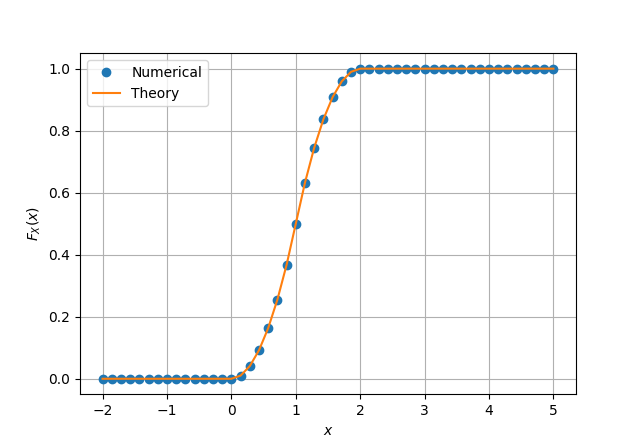

Write Python code to recreate this figure.
from cmath import sqrt
import numpy as np
import matplotlib.pyplot as plt
import math
import mpmath
import scipy
def cdf(x):
    if(x<0):
        x=0
    if(0<=x<=1):
        x=x*x/2
    if(1<x<=2):
        x=1-((2-x)**2)/2
    if(x>2):
        x=1
    return x

x = np.linspace(-2,5,50)#points on the x axis
simlen = int(1e6) #number of samples
err = [] #declaring probability list
#randvar = np.random.normal(0,1,simlen)
#randvar = np.loadtxt('uni.dat',dtype='double')
randvar = np.loadtxt('T.dat',dtype='double')
for i in range(0,50):
	err_ind = np.nonzero(randvar < x[i]) #checking probability condition
	err_n = np.size(err_ind) #computing the probability
	err.append(err_n/simlen) #storing the probability values in a list
vec_gau_cdf = scipy.vectorize(cdf)
plt.plot(x.T,err,"o")
plt.plot(x.T,vec_gau_cdf(x))
plt.grid() #creating the grid
plt.xlabel('$x$')
plt.ylabel('$F_X(x)$')

#if using termux
# plt.savefig('../figs/uni_cdf.pdf')
# plt.savefig('../figs/uni_cdf.eps')
# subprocess.run(shlex.split("termux-open ../figs/uni_cdf.pdf"))
#if using termux
# plt.savefig('../gau_cdf.pdf')
# plt.savefig('../gau_cdf.eps')
#subprocess.run(shlex.split("termux-open ../gau_cdf.pdf"))
#else
plt.legend(["Numerical","Theory"])
plt.show() 
